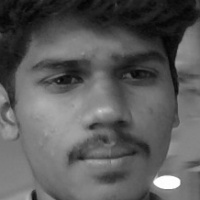
#> input picture dataset/Shakthi balaji S/11.jpg, 200 x 200 px, given in place of the camera
$ python -i attendance_utils.py   (imports and definitions only)
#> lines starting #> are read from the running program, lines starting #| are printed output that depends on the picture; after the words box and inside, x2 and y2 are one past the last pixel; in counts of white or black regions, pixels touching at a corner belong together
### cascade_utils.py
from pathlib import Path
import urllib.request
import cv2

CASCADE_URL = "https://raw.githubusercontent.com/opencv/opencv/master/data/haarcascades/haarcascade_frontalface_default.xml"
CASCADE_DIR = Path(__file__).resolve().parent / "cascades"
CASCADE_PATH = CASCADE_DIR / "haarcascade_frontalface_default.xml"


def get_face_cascade():
    candidate_paths = [
        Path(cv2.data.haarcascades) / "haarcascade_frontalface_default.xml",
        Path(cv2.__file__).resolve().parent / "data" / "haarcascade_frontalface_default.xml",
        CASCADE_PATH,
        Path("haarcascade_frontalface_default.xml"),
    ]

    for path in candidate_paths:
        if path.exists():
            cascade = cv2.CascadeClassifier(str(path))
            if not cascade.empty():
                return cascade

    CASCADE_DIR.mkdir(parents=True, exist_ok=True)
    try:
        urllib.request.urlretrieve(CASCADE_URL, str(CASCADE_PATH))
    except Exception:
        pass

    if CASCADE_PATH.exists():
        cascade = cv2.CascadeClassifier(str(CASCADE_PATH))
        if not cascade.empty():
            return cascade

    raise FileNotFoundError("Unable to find haarcascade_frontalface_default.xml")

### attendance_utils.py
import csv
import json
from datetime import datetime
from pathlib import Path
from typing import List

import cv2
import numpy as np
from PIL import Image

from cascade_utils import get_face_cascade

DATA_DIR = Path("dataset")
STUDENTS_FILE = Path("students.json")
MODEL_PATH = Path("face_model.yml")
ATTENDANCE_DIR = Path("attendance_logs")
FACE_CASCADE = get_face_cascade()
LABELS = {}


# [8 lines left out: function load_students, not called in this run]


def save_students(students: List[str]) -> None:
    clean_students = [str(name).strip().title() for name in students if str(name).strip()]
    STUDENTS_FILE.write_text(json.dumps(clean_students, indent=2), encoding="utf-8")


# [11 lines left out: function add_student, not called in this run]


def collect_faces(student_name: str, sample_count: int = 25) -> int:
#> called with student_name = 'dataset/Shakthi balaji S/11.jpg', sample_count = 25
    student_dir = DATA_DIR / student_name
    student_dir.mkdir(parents=True, exist_ok=True)

    cap = cv2.VideoCapture(0)
    if not cap.isOpened():
        raise RuntimeError("Could not open camera")

    count = 0
    print(f"Collecting samples for {student_name}...")
    while True:
        ret, frame = cap.read()
#> frame is the input picture: shape (200, 200, 3); min 3, max 255, mean 91.1
        if not ret:
            break

        gray = cv2.cvtColor(frame, cv2.COLOR_BGR2GRAY)
        faces = FACE_CASCADE.detectMultiScale(gray, 1.3, 5)
#> faces = [[20, 14, 167, 167]]

        for (x, y, w, h) in faces:
            cv2.rectangle(frame, (x, y), (x + w, y + h), (255, 0, 0), 2)
            face_img = gray[y:y + h, x:x + w]
            face_img = cv2.resize(face_img, (200, 200))
            cv2.imwrite(str(student_dir / f"{count}.jpg"), face_img)
            count += 1
            if count >= sample_count:
                break
#> this loop made 1 pass
#> (x, y, w, h, count) on pass 1: (20, 14, 167, 167, 1)
#> pass 1, in collect_faces, `face_img = gray[y:y + h, x:x + w]`:
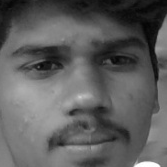
#> face_img: shape (167, 167); min 4, max 255, mean 93.8
#> after the loop:
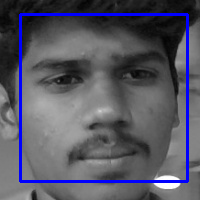
#> frame: shape (200, 200, 3); 5% of pixels changed, all inside (x1, y1, x2, y2) = (19, 13, 189, 183)
#> after the loop, count = 1

        cv2.putText(frame, f"Samples: {count}/{sample_count}", (10, 30), cv2.FONT_HERSHEY_SIMPLEX, 1, (0, 255, 0), 2)
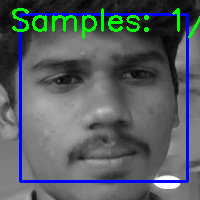
#> frame: shape (200, 200, 3); 2.96% of pixels changed, all inside (x1, y1, x2, y2) = (12, 8, 200, 39)
        cv2.imshow("Collect Samples", frame)

        if cv2.waitKey(1) & 0xFF == ord("q") or count >= sample_count:
#> (key q is pressed here)
            break

    cap.release()
    cv2.destroyAllWindows()
    return count


# [79 lines left out: functions load_label_names, train_model, mark_attendance, export_attendance_csv, not called in this run]

>>> result = collect_faces('dataset/Shakthi balaji S/11.jpg')
#> result = 1
